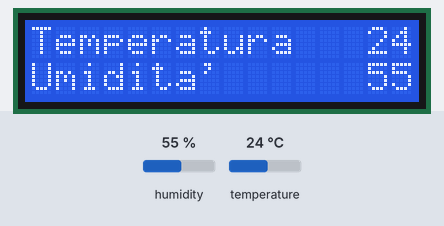
Recording of a sketch running on a simulated Arduino Uno, built with avr-gcc and run on an emulated ATmega328P. On the bench: 16×2 character LCD. Inputs (shaded band) come from the test bench; at power-on: humidity 55 %, temperature 24 °C.

Above: at 1.2 s.
1.3 s: humidity set to 22 %
At 2.4 s:
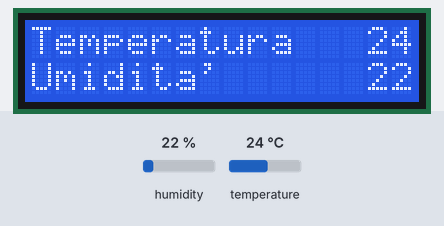
4.0 s: temperature set to 12 °C
At 4.8 s:
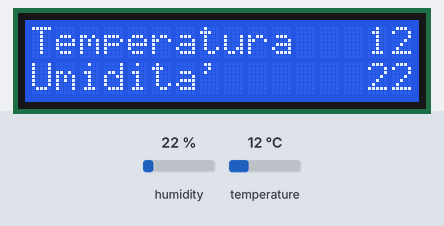
6.7 s: humidity set to 40 %
At 9.3 s:
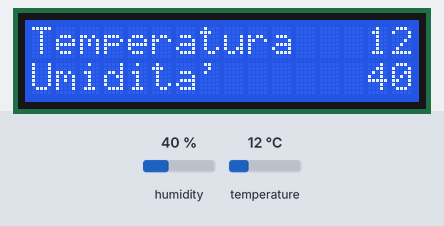
9.6 s: temperature set to 19 °C
At 10.8 s:
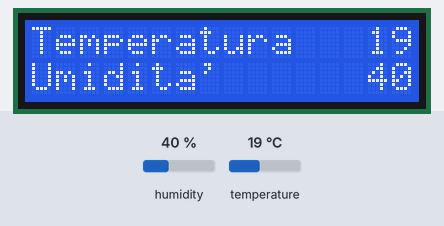
Timing chart, 0 to 12.6 s (numbered marks = the images above; inputs shaded):
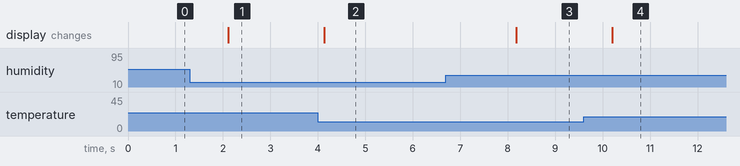

The sketch:

sensore_temperatura_e_umidit__con_display_e_DHT-11.ino
```cpp
#include <DHT.h>

#include <LiquidCrystal.h>
#include "DHT.h"
#define DHTPIN 8
// 8 è il pin di Arduino a cui collego il sensore di temperatura
#define DHTTYPE DHT11
// dht11 è il tipo di sensore che uso
DHT dht(DHTPIN, DHTTYPE);
LiquidCrystal lcd(12, 11, 5, 4, 3, 2);
// connessione display (pin)

void setup() {
lcd.begin(16, 2);
// imposto il tipo di display (colonne, righe)
lcd.print("Temperatura");
lcd.setCursor(0,1);
lcd.print("Umidita'");
}
void loop() {
int t = dht.readTemperature();
int h = dht.readHumidity();
// posiziono il cursore alla colonna 12 e riga 0
lcd.setCursor(14, 0);
lcd.print(t);
lcd.setCursor(14, 1);
lcd.print(h);
}
```

Measured:
- after the input at 1.3 s, the display: changes after 0.81 s (image 1)
- after the input at 4.0 s, the display: changes after 0.14 s (image 2)
- after the input at 6.7 s, the display: changes after 1.5 s (image 3)
- after the input at 9.6 s, the display: changes after 0.61 s (image 4)
